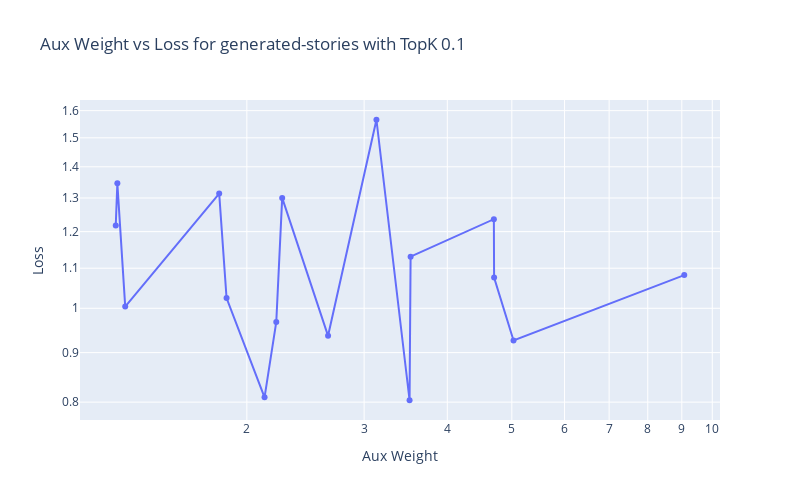

Notebook cell for this chart:
### Code cell
import pandas as pd
import plotly.graph_objects as go

def plot_aux_weight_vs_loss(df, dataset=None, method_name=None, use_log_scale=True):
    # Filter data based on conditions
    plot_df = df.copy()
    if dataset:
        plot_df = plot_df[plot_df['dataset'] == dataset]
    if method_name:
        plot_df = plot_df[plot_df['method_name'] == method_name]
    
    # Create figure
    fig = go.Figure()
    
    # Group by conditions that weren't filtered
    groupby_cols = []
    if not dataset:
        groupby_cols.append('dataset')
    if not method_name:
        groupby_cols.append('method_name')
    
    if groupby_cols:
        # Plot separate lines for each group
        for name, group in plot_df.groupby(groupby_cols):
            name_str = '_'.join([str(n) for n in name]) if isinstance(name, tuple) else str(name)
            # Sort by aux_weight before plotting
            group = group.sort_values('aux_weight')
            fig.add_trace(go.Scatter(
                x=group['aux_weight'],
                y=group['loss'],
                name=name_str,
                mode='markers+lines'
            ))
    else:
        # Single line plot
        # Sort by aux_weight before plotting
        print(len(plot_df))
        plot_df = plot_df.sort_values('aux_weight')
        print(len(plot_df))
        fig.add_trace(go.Scatter(
            x=plot_df['aux_weight'],
            y=plot_df['loss'],
            mode='markers+lines'
        ))
    
    # Update layout
    title = 'Aux Weight vs Loss'
    if dataset:
        title += f' for {dataset}'
    if method_name:
        title += f' with {method_name}'
    
    fig.update_layout(
        title=title,
        xaxis_title='Aux Weight',
        yaxis_title='Loss',
        width=800,
        height=500
    )
    
    if use_log_scale:
        fig.update_xaxes(type='log')
        fig.update_yaxes(type='log')
    
    return fig

method_name = "TopK 0.1"
fig = plot_aux_weight_vs_loss(df, method_name=method_name, dataset="generated-stories")
fig.show()

### Figure 1 — Plotly figure (JSON) as saved in the notebook; plotly's stock layout.template omitted (floating-point values rounded to 4 significant figures)
{"data": [{"mode": "markers+lines", "type": "scatter", "x": [1.271, 1.278, 1.313, 1.818, 1.864, 2.126, 2.214, 2.26, 2.648, 3.131, 3.511, 3.523, 4.699, 4.703, 5.029, 9.076], "y": [1.218, 1.346, 1.004, 1.314, 1.025, 0.8091, 0.968, 1.3, 0.9366, 1.566, 0.8036, 1.131, 1.236, 1.076, 0.9263, 1.082]}], "layout": {"height": 500, "title": {"text": "Aux Weight vs Loss for generated-stories with TopK 0.1"}, "width": 800, "xaxis": {"title": {"text": "Aux Weight"}, "type": "log"}, "yaxis": {"title": {"text": "Loss"}, "type": "log"}}}
